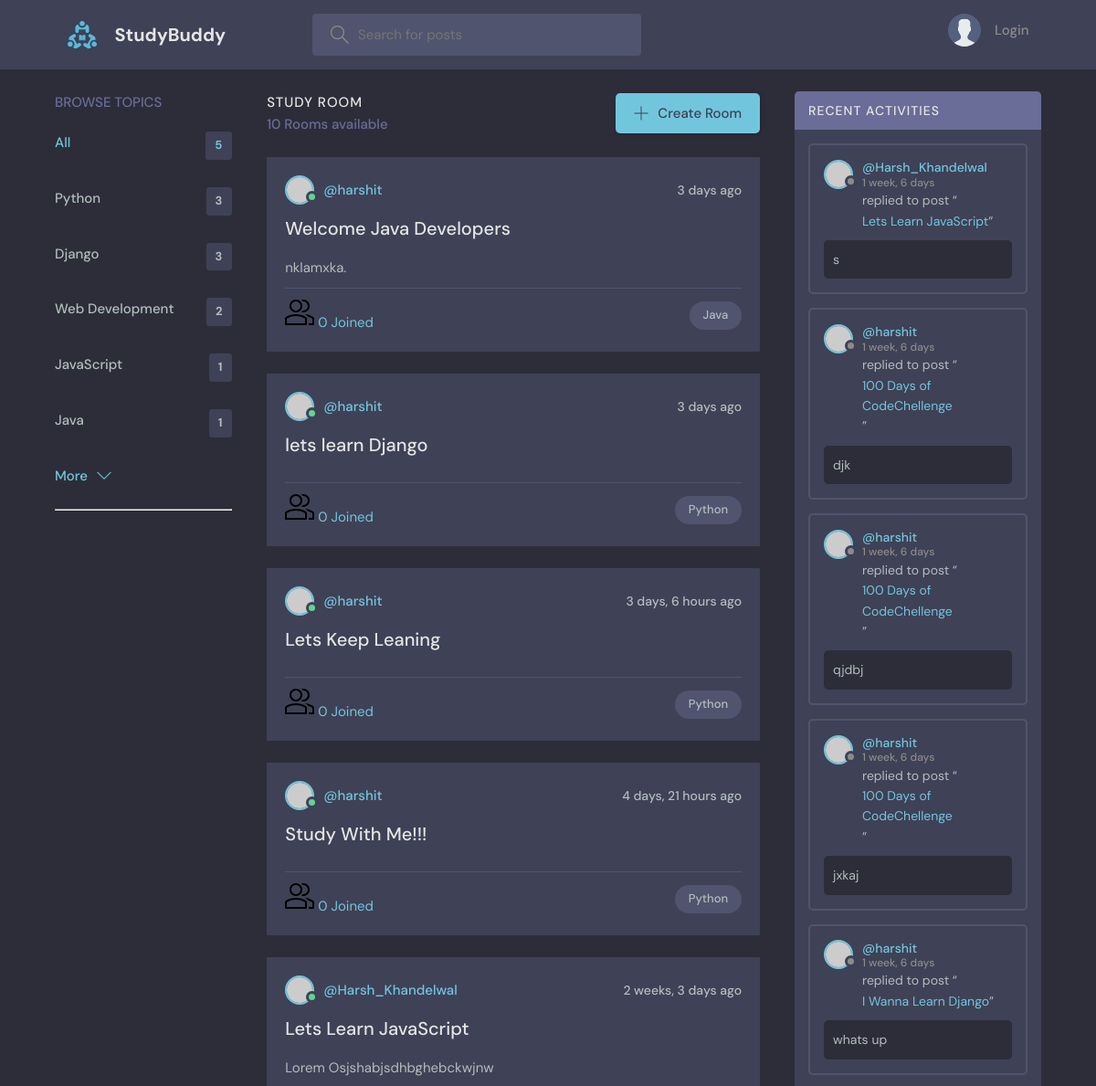
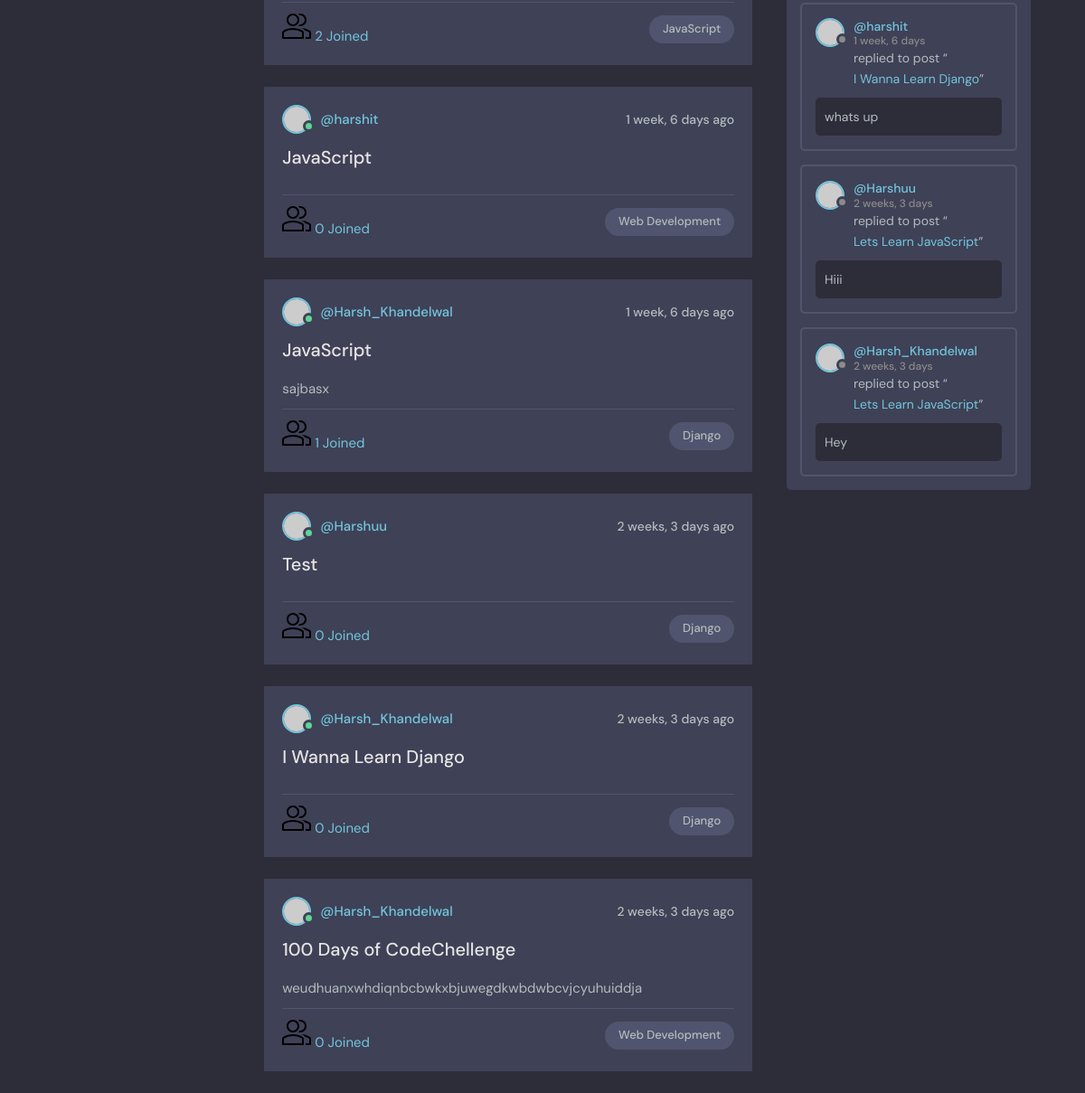
The page / on the database its author committed (2 pictures, top to bottom).
### base/models.py (models this page shows, shortened)
class Topic(models.Model):
    name = models.CharField(max_length=50)

class Room(models.Model):
    host =  models.ForeignKey(User, on_delete=models.SET_NULL, null=True)
    topic = models.ForeignKey(Topic, on_delete=models.SET_NULL, null=True)
    name =  models.CharField(max_length=200)
    description = models.TextField(null = True,blank=True)
    participants = models.ManyToManyField(User, related_name='participants', blank=True)
    updated = models.DateTimeField(auto_now=True)
    created = models.DateTimeField(auto_now_add=True)
    class Meta:
        ordering = ['-updated', '-created']

class Message(models.Model):
    user = models.ForeignKey(User, on_delete=models.CASCADE)
    room = models.ForeignKey(Room, on_delete=models.CASCADE)
    body = models.TextField()
    updated = models.DateTimeField(auto_now=True)
    created = models.DateTimeField(auto_now_add=True)
    class Meta:
        ordering = ['-updated', '-created']

### base/views.py (the view)
# urls.py: path('', views.home,name="home"),
def home(request):
    q = request.GET.get("q") if request.GET.get("q") != None else ''
    rooms = Room.objects.filter(
        Q(topic__name__icontains=q) |
        Q(name__icontains=q) |
        Q(description__icontains=q)
        )
    topics = Topic.objects.all()[0:5]
    room_count = rooms.count()
    room_messages = Message.objects.filter(Q(room__topic__name__icontains=q))
    context={'rooms' : rooms, 'topics' : topics, 'room_count' : room_count, 'room_messages':room_messages}
    return render(request, 'base/home.html',context)

### base/templates/base/home.html (shortened to what this page needs)
{% extends "main.html" %} {% block content %}
<main class="layout layout--3">
  <div class="container">
    <div>
        {% include 'base/topics_component.html' %}
    </div>
    <div class="roomList">
      <div class="roomList__header">
        <div>
          <h2>Study Room</h2>
          <p>{{room_count}} Rooms available</p>
        </div>
        <a class="btn btn--main" href="{% url 'create-room' %}">
          <svg
            version="1.1"
            xmlns="http://www.w3.org/2000/svg"
            width="32"
            height="32"
            viewBox="0 0 32 32"
          >
            <title>add</title>
            <path
              d="M16.943 0.943h-1.885v14.115h-14.115v1.885h14.115v14.115h1.885v-14.115h14.115v-1.885h-14.115v-14.115z"
            ></path>
          </svg>
          Create Room
        </a>
      </div>
      {% include "base/feed_component.html" %}
    </div>
    {% include 'base/activity_component.html'%}
  </div>
</main>
{% endblock content %}

### base/templates/base/topics_component.html (shortened to what this page needs)
<div>
  <div class="topics">
    <div class="topics__header">
      <h2>Browse Topics</h2>
    </div>
    <ul class="topics__list">
      <li>
        <a href="{% url 'home' %}" class="active">All <span>{{topics.count}}</span></a>
      </li>
      {% for topic in topics %}
      <li>
        <a href="{% url 'home' %}?q={{topic.name}}">{{topic.name}} <span>{{topic.room_set.all.count}}</span></a>
      </li>
      {%endfor%}
    </ul>
    <a class="btn btn--link" href="{% url 'topics' %}">
      More
      <svg version="1.1" xmlns="http://www.w3.org/2000/svg" width="32" height="32" viewBox="0 0 32 32">
        <title>chevron-down</title>
        <path d="M16 21l-13-13h-3l16 16 16-16h-3l-13 13z"></path>
      </svg>
    </a>
  </div>
      <div>
      </div>
      <hr />
</div>

### base/templates/base/feed_component.html (shortened to what this page needs)
{% for room in rooms %}
<div class="roomListRoom">
  <div class="roomListRoom__header">
    <a href="{% url 'user-profile' room.host.id %}" class="roomListRoom__author">
      <div class="avatar avatar--small active">
        <img src="https://randomuser.me/api/portraits/men/11.jpg" />
      </div>
      <span>@{{room.host.username}}</span>
    </a>
    <div class="roomListRoom__actions">
      <span>{{room.created|timesince}} ago</span>
    </div>
  </div>
  <div class="roomListRoom__content">
    <a href="{% url 'room' room.id %}">{{room.name}}</a>
    <p>
      {{room.description}}
    </p>
  </div>
  <div class="roomListRoom__meta">
    <a class="{% url 'room' room.id %}">
      {{room.participants.all.count}} Joined
    </a>
    <p class="roomListRoom__topic">{{room.topic.name}}</p>
  </div>
</div>
{% endfor %}

### base/templates/base/activity_component.html (shortened to what this page needs)
<div class="activities">
   <div class="activities__header">
     <h2>Recent Activities</h2>
   </div>
   {% for message in room_messages %}
   <div class="activities__box">
     <div class="activities__boxHeader roomListRoom__header">
       <a href="{% url 'user-profile' message.user.id %}" class="roomListRoom__author">
         <div class="avatar avatar--small">
           <img src="https://randomuser.me/api/portraits/women/11.jpg" />
         </div>
         <p>
            @{{message.user}}
           <span>{{message.created|timesince}}</span>
         </p>
       </a>
     </div>
     <div class="activities__boxContent">
       <p>
         replied to post “<a href="{% url 'room' message.room.id %}">{{message.room.name}}</a
         >”
       </p>
       <div class="activities__boxRoomContent">
         {{message.body}}
       </div>
     </div>
   </div>
   {% endfor %}
 </div>

### rows shown on the page
Topic: name "Python", room_set.all.count "3"
Topic: name "Django", room_set.all.count "3"
Topic: name "Web Development", room_set.all.count "2"
Topic: name "JavaScript", room_set.all.count "1"
Topic: name "Java", room_set.all.count "1"
Room: host.username "harshit", created "3 days", name "Welcome Java Developers", description "nklamxka.", participants.all.count "0", topic.name "Java"
Room: host.username "harshit", created "3 days", name "lets learn Django", participants.all.count "0", topic.name "Python"
Room: host.username "harshit", created "3 days, 6 hours", name "Lets Keep Leaning", participants.all.count "0", topic.name "Python"
Room: host.username "harshit", created "4 days, 21 hours", name "Study With Me!!!", participants.all.count "0", topic.name "Python"
Room: host.username "Harsh_Khandelwal", created "2 weeks, 3 days", name "Lets Learn JavaScript", description "Lorem Osjshabjsdhbghebckwjnw", participants.all.count "2", topic.name "JavaScript"
Room: host.username "harshit", created "1 week, 6 days", name "JavaScript", participants.all.count "0", topic.name "Web Development"
Room: host.username "Harsh_Khandelwal", created "1 week, 6 days", name "JavaScript", description "sajbasx", participants.all.count "1", topic.name "Django"
Room: host.username "Harshuu", created "2 weeks, 3 days", name "Test", participants.all.count "0", topic.name "Django"
Room: host.username "Harsh_Khandelwal", created "2 weeks, 3 days", name "I Wanna Learn Django", participants.all.count "0", topic.name "Django"
Room: host.username "Harsh_Khandelwal", created "2 weeks, 3 days", name "100 Days of CodeChellenge", description "weudhuanxwhdiqnbcbwkxbjuwegdkwbdwbcvjcyuhuiddja", participants.all.count "0", topic.name "Web Development"
Message: user "Harsh_Khandelwal", created "1 week, 6 days", room.name "Lets Learn JavaScript", body "s"
Message: user "harshit", created "1 week, 6 days", room.name "100 Days of CodeChellenge", body "djk"
Message: user "harshit", created "1 week, 6 days", room.name "100 Days of CodeChellenge", body "qjdbj"
Message: user "harshit", created "1 week, 6 days", room.name "100 Days of CodeChellenge", body "jxkaj"
Message: user "harshit", created "1 week, 6 days", room.name "I Wanna Learn Django", body "whats up"
Message: user "harshit", created "1 week, 6 days", room.name "I Wanna Learn Django", body "whats up"
Message: user "Harshuu", created "2 weeks, 3 days", room.name "Lets Learn JavaScript", body "Hiii"
Message: user "Harsh_Khandelwal", created "2 weeks, 3 days", room.name "Lets Learn JavaScript", body "Hey"

### other values the page prints
{{ topics.count }} "5"
{{ room_count }} "10"
